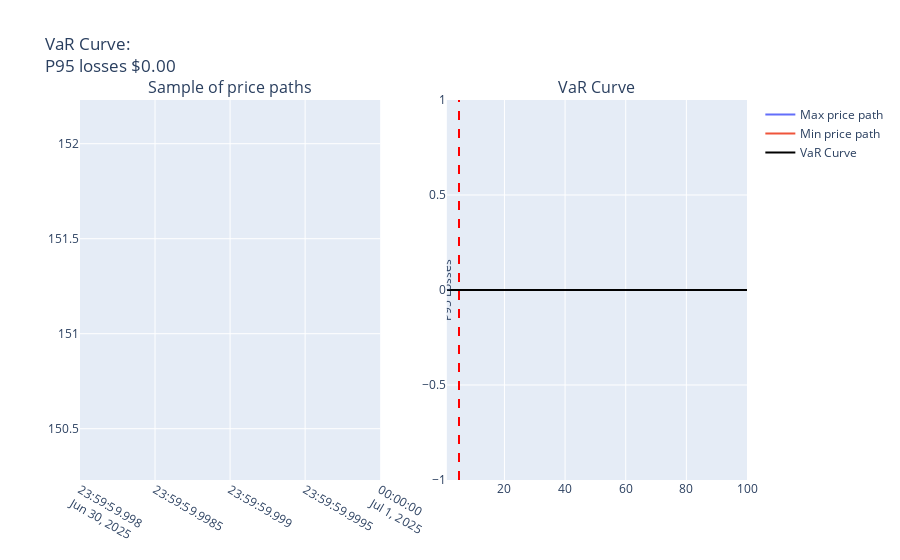

Notebook code for this chart:
### Markdown cell above
VaR

### Code cell
price_path = processes.gbm_price_path(24*60,1_000)
produce_var_results(price_path,df)

### Figure 1 — Plotly figure (JSON) as saved in the notebook; plotly's stock layout.template omitted (floating-point values rounded to 4 significant figures; data arrays with more than 128 entries replaced by an {"elided": "..."} marker saying what was removed)
{"data": [{"name": "Max price path", "type": "scatter", "x": {"elided": "1441 str values"}, "xaxis": "x", "y": {"elided": "1441 float values"}, "yaxis": "y"}, {"name": "Min price path", "type": "scatter", "x": {"elided": "1441 str values"}, "xaxis": "x", "y": {"elided": "1441 float values"}, "yaxis": "y"}, {"showlegend": false, "type": "scatter", "x": {"elided": "1441 str values"}, "xaxis": "x", "y": {"elided": "1441 float values"}, "yaxis": "y"}, {"showlegend": false, "type": "scatter", "x": {"elided": "1441 str values"}, "xaxis": "x", "y": {"elided": "1441 float values"}, "yaxis": "y"}, {"showlegend": false, "type": "scatter", "x": {"elided": "1441 str values"}, "xaxis": "x", "y": {"elided": "1441 float values"}, "yaxis": "y"}, {"line": {"color": "black"}, "mode": "lines", "name": "VaR Curve", "type": "scatter", "x": [1, 2, 3, 4, 5, 6, 7, 8, 9, 10, 11, 12, 13, 14, 15, 16, 17, 18, 19, 20, 21, 22, 23, 24, 25, 26, 27, 28, 29, 30, 31, 32, 33, 34, 35, 36, 37, 38, 39, 40, 41, 42, 43, 44, 45, 46, 47, 48, 49, 50, 51, 52, 53, 54, 55, 56, 57, 58, 59, 60, 61, 62, 63, 64, 65, 66, 67, 68, 69, 70, 71, 72, 73, 74, 75, 76, 77, 78, 79, 80, 81, 82, 83, 84, 85, 86, 87, 88, 89, 90, 91, 92, 93, 94, 95, 96, 97, 98, 99, 100], "xaxis": "x2", "y": [0, 0, 0, 0, 0, 0, 0, 0, 0, 0, 0, 0, 0, 0, 0, 0, 0, 0, 0, 0, 0, 0, 0, 0, 0, 0, 0, 0, 0, 0, 0, 0, 0, 0, 0, 0, 0, 0, 0, 0, 0, 0, 0, 0, 0, 0, 0, 0, 0, 0, 0, 0, 0, 0, 0, 0, 0, 0, 0, 0, 0, 0, 0, 0, 0, 0, 0, 0, 0, 0, 0, 0, 0, 0, 0, 0, 0, 0, 0, 0, 0, 0, 0, 0, 0, 0, 0, 0, 0, 0, 0, 0, 0, 0, 0, 0, 0, 0, 0, 0], "yaxis": "y2"}], "layout": {"annotations": [{"font": {"size": 16}, "showarrow": false, "text": "Sample of price paths", "x": 0.225, "xanchor": "center", "xref": "paper", "y": 1, "yanchor": "bottom", "yref": "paper"}, {"font": {"size": 16}, "showarrow": false, "text": "VaR Curve", "x": 0.775, "xanchor": "center", "xref": "paper", "y": 1, "yanchor": "bottom", "yref": "paper"}], "shapes": [{"label": {"text": "P95 Losses", "textposition": "top right"}, "line": {"color": "red", "dash": "dash"}, "type": "line", "x0": 5, "x1": 5, "xref": "x2", "y0": 0, "y1": 1, "yref": "y2 domain"}], "title": {"text": "VaR Curve:<br>P95 losses $0.00"}, "xaxis": {"anchor": "y", "domain": [0, 0.45]}, "xaxis2": {"anchor": "y2", "domain": [0.55, 1]}, "yaxis": {"anchor": "x", "domain": [0, 1]}, "yaxis2": {"anchor": "x2", "domain": [0, 1]}}}
